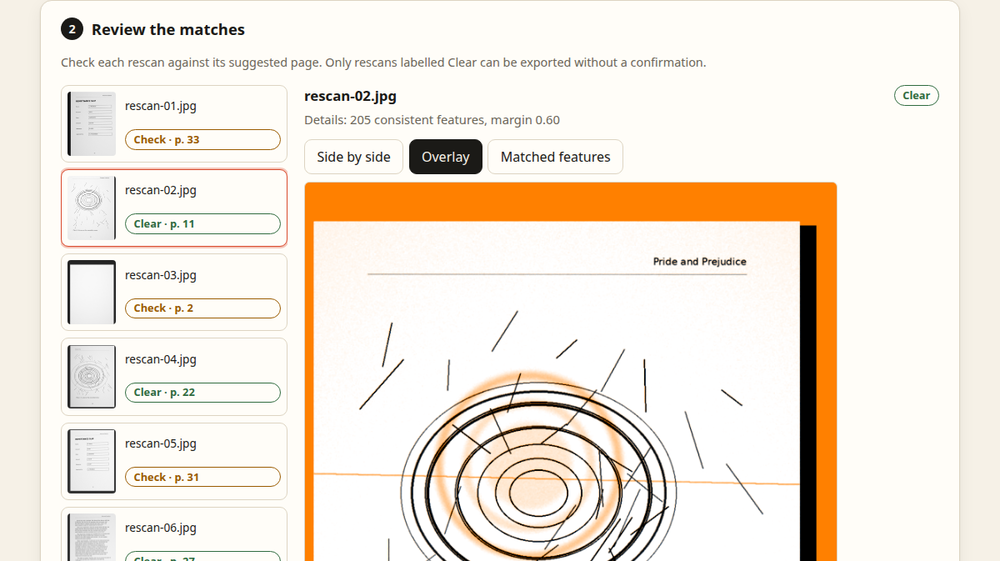
#> input picture assets/review.png, 1000 x 561 px; its folder holds only this picture in this run
$ python -i signature.py   (imports and definitions only)
#> lines starting #> are read from the running program, lines starting #| are printed output that depends on the picture; after the words box and inside, x2 and y2 are one past the last pixel; in counts of white or black regions, pixels touching at a corner belong together
"""Per-page evidence: local features, an ink map and optional text."""

from __future__ import annotations

import re
from dataclasses import dataclass, field

import cv2
import numpy as np

BLANK_INK = 0.004
_SIFT = None


def sift():
    global _SIFT
    if _SIFT is None:
        _SIFT = cv2.SIFT_create(nfeatures=1500, contrastThreshold=0.02)
    return _SIFT


@dataclass
class Signature:
    gray: np.ndarray
    keypoints: np.ndarray
    descriptors: np.ndarray | None
    ink: np.ndarray
    coarse_points: np.ndarray
    coarse_descriptors: np.ndarray | None
    ink_fraction: float
    tokens: frozenset[str] = field(default_factory=frozenset)

    @property
    def blank(self) -> bool:
        return self.ink_fraction < BLANK_INK


def spread(keypoints, shape, cells: int = 8, per_cell: int = 14) -> np.ndarray:
    """Indices of the strongest keypoints in each cell, so one stain cannot own the shortlist."""
    best: dict[tuple[int, int], list[tuple[float, int]]] = {}
    for i, k in enumerate(keypoints):
        cell = (int(k.pt[1] * cells / shape[0]), int(k.pt[0] * cells / shape[1]))
        best.setdefault(cell, []).append((k.response, i))
    return np.array([i for items in best.values() for _, i in sorted(items, reverse=True)[:per_cell]], dtype=int)


def ink_map(gray: np.ndarray) -> np.ndarray:
    """Binary map of dark marks, robust to uneven lighting; speckle is opened away."""
    k = max(15, (min(gray.shape) // 25) | 1)
    mask = cv2.adaptiveThreshold(gray, 255, cv2.ADAPTIVE_THRESH_GAUSSIAN_C, cv2.THRESH_BINARY_INV, k, 14)
    return cv2.morphologyEx(mask, cv2.MORPH_OPEN, np.ones((2, 2), np.uint8))


def compute(gray: np.ndarray) -> Signature:
    clahe = cv2.createCLAHE(clipLimit=2.0, tileGridSize=(8, 8)).apply(gray)
    keypoints, descriptors = sift().detectAndCompute(clahe, None)
    pts = np.array([k.pt for k in keypoints], np.float32).reshape(-1, 2)
    coarse = spread(keypoints, gray.shape) if descriptors is not None else np.zeros(0, dtype=int)
    ink = ink_map(gray)
    return Signature(
        gray,
        pts,
        descriptors,
        ink,
        pts[coarse],
        np.ascontiguousarray(descriptors[coarse]) if descriptors is not None else None,
        float((ink > 0).mean()),
    )


_WORD = re.compile(r"[a-z0-9]{3,}")


def tokens_from_text(text: str) -> frozenset[str]:
    return frozenset(_WORD.findall(text.lower()))


def text_overlap(a: frozenset[str], b: frozenset[str]) -> float | None:
    """Overlap coefficient of two word sets, or None when either page has too little text."""
    if len(a) < 12 or len(b) < 12:
        return None
    return len(a & b) / min(len(a), len(b))

>>> import cv2
>>> picture = cv2.imread('../../assets/review.png', cv2.IMREAD_GRAYSCALE)
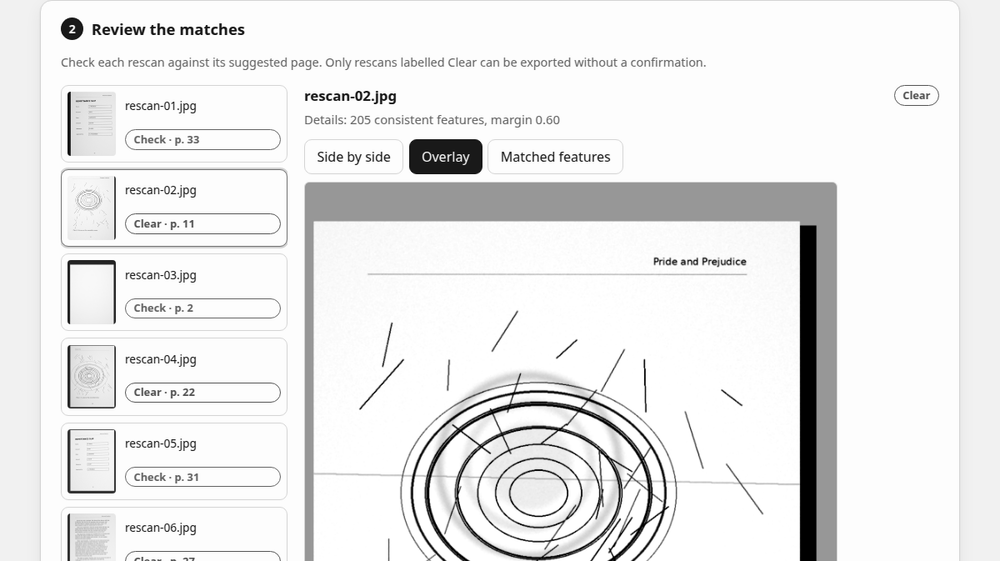
#> picture: shape (561, 1000); min 0, max 255, mean 234.4
>>> result = compute(picture)
#> in compute, `clahe = cv2.createCLAHE(clipLimit=2.0, tileGridSize=(8, 8)).apply(gray)`:
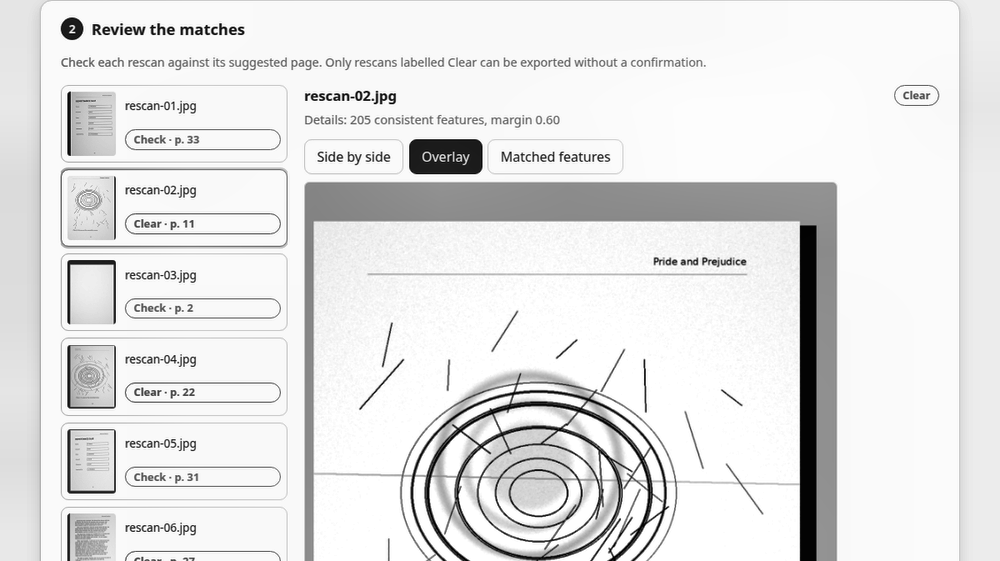
#> clahe: shape (561, 1000); min 1, max 255, mean 228.1
#> in compute, `keypoints, descriptors = sift().detectAndCompute(clahe, None)`: keypoints = 1164 keypoints; strongest (x, y, size): (392, 97, 2), (383, 97, 1.9), (71, 28, 15.1), (121, 34, 1.8)
#> in compute, `pts = np.array([k.pt for k in keypoints], np.float32).reshape(-1, 2)`: pts = 1164 pairs, first value 46.28 to 942.9, second value 8.25 to 558.1
#> the loop in spread, `for i, k in enumerate(keypoints):` made 1164 passes
#> (k, cell) on passes 1 to 3: (keypoint at (46.3, 8.2), size 6.1, (0, 0)), (keypoint at (55.2, 336.1), size 20.3, (4, 0)), (keypoint at (55.2, 336.1), size 20.3, (4, 0))
#> after the loop in spread, `for i, k in enumerate(keypoints):`: best = 48 items
#> in compute, `coarse = spread(keypoints, gray.shape) if descriptors is not None else..`: coarse = 541 values, max 1163 at index 538, min 1 at index 20, mean 587.8
#> in ink_map, `mask = cv2.adaptiveThreshold(gray, 255, cv2.ADAPTIVE_THRESH_GAUSSIAN_C..`:
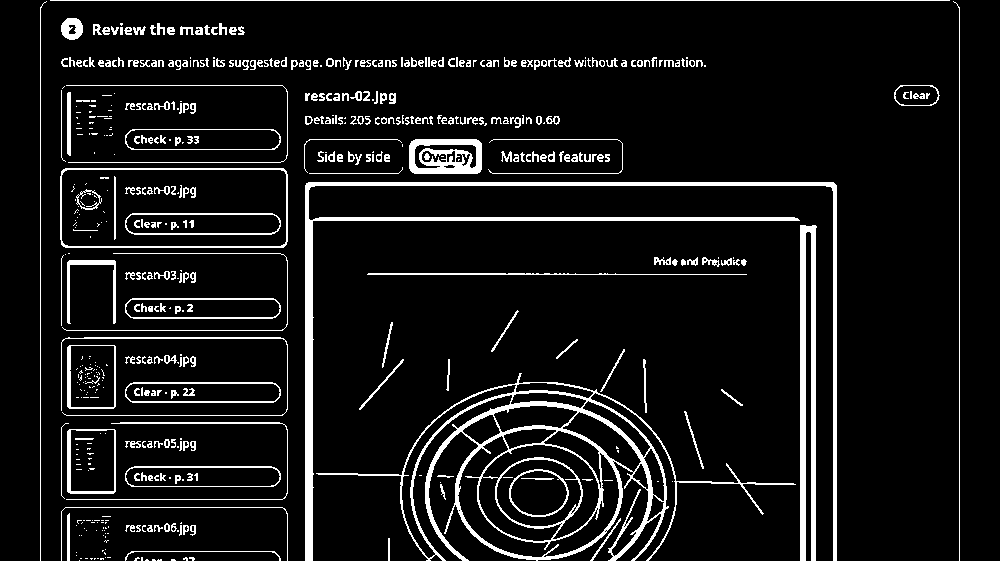
#> mask: shape (561, 1000); 8.5% white; 553 white regions (259 under 20 px), largest, box (x1, y1, x2, y2) and area: (316, 373, 796, 561) 9367, (305, 182, 837, 561) 8441, (800, 225, 817, 561) 3729
#> in ink_map, `return cv2.morphologyEx(mask, cv2.MORPH_OPEN, np.ones((2, 2), np.uint8))`:
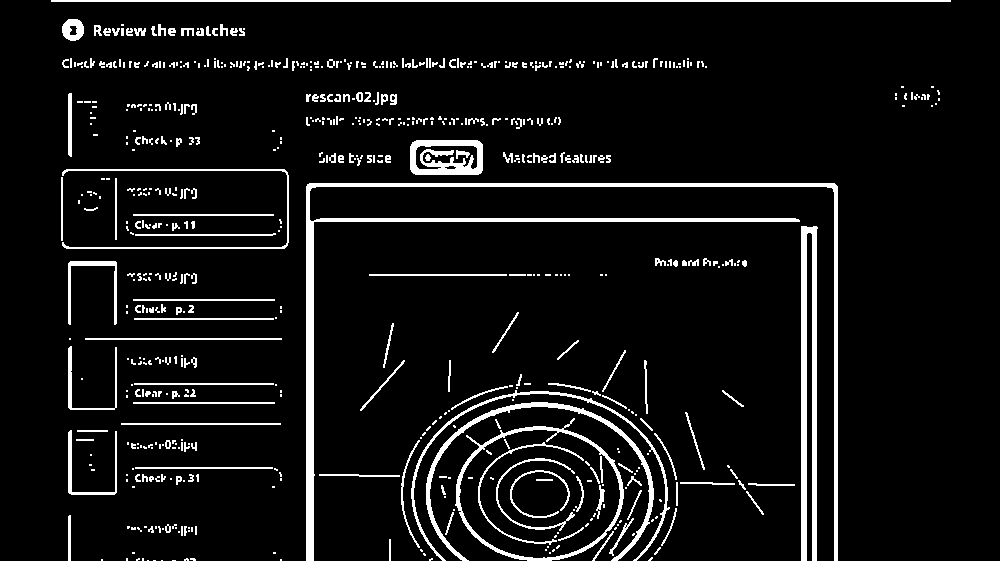
#> returned value: shape (561, 1000); 7.2% white; 651 white regions (432 under 20 px), largest, box (x1, y1, x2, y2) and area: (306, 183, 838, 561) 8425, (801, 226, 818, 561) 3718, (426, 402, 654, 561) 2235
